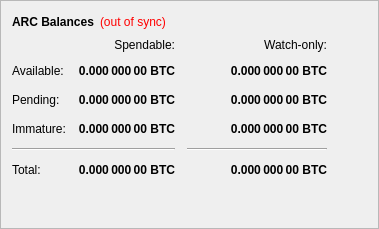
        <widget class="QFrame" name="frame">
         <property name="frameShape">
          <enum>QFrame::StyledPanel</enum>
         </property>
         <property name="frameShadow">
          <enum>QFrame::Raised</enum>
         </property>
         <layout class="QVBoxLayout" name="verticalLayout_4">
          <item>
           <layout class="QHBoxLayout" name="horizontalLayout_4">
            <item>
             <widget class="QLabel" name="label_5">
              <property name="font">
               <font>
                <weight>75</weight>
                <bold>true</bold>
               </font>
              </property>
              <property name="text">
               <string>ARC Balances</string>
              </property>
             </widget>
            </item>
            <item>
             <widget class="QLabel" name="labelWalletStatus">
              <property name="cursor">
               <cursorShape>WhatsThisCursor</cursorShape>
              </property>
              <property name="toolTip">
               <string>The displayed information may be out of date. Your wallet automatically synchronizes with the ArepaCoin network after a connection is established, but this process has not completed yet.</string>
              </property>
              <property name="styleSheet">
               <string notr="true">QLabel { color: red; }</string>
              </property>
              <property name="text">
               <string notr="true">(out of sync)</string>
              </property>
              <property name="alignment">
               <set>Qt::AlignLeading|Qt::AlignLeft|Qt::AlignVCenter</set>
              </property>
             </widget>
            </item>
            <item>
             <spacer name="horizontalSpacer_3">
              <property name="orientation">
               <enum>Qt::Horizontal</enum>
              </property>
              <property name="sizeHint" stdset="0">
               <size>
                <width>40</width>
                <height>20</height>
               </size>
              </property>
             </spacer>
            </item>
           </layout>
          </item>
          <item>
           <layout class="QGridLayout" name="gridLayout">
            <property name="spacing">
             <number>12</number>
            </property>
            <item row="2" column="2">
             <widget class="QLabel" name="labelWatchPending">
              <property name="font">
               <font>
                <weight>75</weight>
                <bold>true</bold>
               </font>
              </property>
              <property name="cursor">
               <cursorShape>IBeamCursor</cursorShape>
              </property>
              <property name="toolTip">
               <string>Unconfirmed transactions to watch-only addresses</string>
              </property>
              <property name="text">
               <string notr="true">0.000 000 00 BTC</string>
              </property>
              <property name="alignment">
               <set>Qt::AlignRight|Qt::AlignTrailing|Qt::AlignVCenter</set>
              </property>
              <property name="textInteractionFlags">
               <set>Qt::LinksAccessibleByMouse|Qt::TextSelectableByKeyboard|Qt::TextSelectableByMouse</set>
              </property>
             </widget>
            </item>
            <item row="2" column="1">
             <widget class="QLabel" name="labelUnconfirmed">
              <property name="font">
               <font>
                <weight>75</weight>
                <bold>true</bold>
               </font>
              </property>
              <property name="cursor">
               <cursorShape>IBeamCursor</cursorShape>
              </property>
              <property name="toolTip">
               <string>Total of transactions that have yet to be confirmed, and do not yet count toward the spendable balance</string>
              </property>
              <property name="text">
               <string notr="true">0.000 000 00 BTC</string>
              </property>
              <property name="alignment">
               <set>Qt::AlignRight|Qt::AlignTrailing|Qt::AlignVCenter</set>
              </property>
              <property name="textInteractionFlags">
               <set>Qt::LinksAccessibleByMouse|Qt::TextSelectableByKeyboard|Qt::TextSelectableByMouse</set>
              </property>
             </widget>
            </item>
            <item row="3" column="2">
             <widget class="QLabel" name="labelWatchImmature">
              <property name="font">
               <font>
                <weight>75</weight>
                <bold>true</bold>
               </font>
              </property>
              <property name="cursor">
               <cursorShape>IBeamCursor</cursorShape>
              </property>
              <property name="toolTip">
               <string>Staked or masternode rewards in watch-only addresses that has not yet matured</string>
              </property>
              <property name="text">
               <string notr="true">0.000 000 00 BTC</string>
              </property>
              <property name="alignment">
               <set>Qt::AlignRight|Qt::AlignTrailing|Qt::AlignVCenter</set>
              </property>
              <property name="textInteractionFlags">
               <set>Qt::LinksAccessibleByMouse|Qt::TextSelectableByKeyboard|Qt::TextSelectableByMouse</set>
              </property>
             </widget>
            </item>
            <item row="4" column="0" colspan="2">
             <widget class="Line" name="lineSpendableBalance">
              <property name="orientation">
               <enum>Qt::Horizontal</enum>
              </property>
             </widget>
            </item>
            <item row="4" column="2">
             <widget class="Line" name="lineWatchBalance">
              <property name="sizePolicy">
               <sizepolicy hsizetype="Preferred" vsizetype="Fixed">
                <horstretch>0</horstretch>
                <verstretch>0</verstretch>
               </sizepolicy>
              </property>
              <property name="minimumSize">
               <size>
                <width>140</width>
                <height>0</height>
               </size>
              </property>
              <property name="orientation">
               <enum>Qt::Horizontal</enum>
              </property>
             </widget>
            </item>
            <item row="5" column="0">
             <widget class="QLabel" name="labelTotalText">
              <property name="text">
               <string>Total:</string>
              </property>
             </widget>
            </item>
            <item row="3" column="1">
             <widget class="QLabel" name="labelImmature">
              <property name="font">
               <font>
                <weight>75</weight>
                <bold>true</bold>
               </font>
              </property>
              <property name="cursor">
               <cursorShape>IBeamCursor</cursorShape>
              </property>
              <property name="toolTip">
               <string>Staked or masternode rewards that has not yet matured</string>
              </property>
              <property name="text">
               <string notr="true">0.000 000 00 BTC</string>
              </property>
              <property name="alignment">
               <set>Qt::AlignRight|Qt::AlignTrailing|Qt::AlignVCenter</set>
              </property>
              <property name="textInteractionFlags">
               <set>Qt::LinksAccessibleByMouse|Qt::TextSelectableByKeyboard|Qt::TextSelectableByMouse</set>
              </property>
             </widget>
            </item>
            <item row="2" column="3">
             <spacer name="horizontalSpacer_2">
              <property name="orientation">
               <enum>Qt::Horizontal</enum>
              </property>
              <property name="sizeHint" stdset="0">
               <size>
                <width>40</width>
                <height>20</height>
               </size>
              </property>
             </spacer>
            </item>
            <item row="3" column="0">
             <widget class="QLabel" name="labelImmatureText">
              <property name="text">
               <string>Immature:</string>
              </property>
             </widget>
            </item>
            <item row="5" column="1">
             <widget class="QLabel" name="labelTotal">
              <property name="font">
               <font>
                <weight>75</weight>
                <bold>true</bold>
               </font>
              </property>
              <property name="cursor">
               <cursorShape>IBeamCursor</cursorShape>
              </property>
              <property name="toolTip">
               <string>Your current total balance</string>
              </property>
              <property name="text">
               <string notr="true">0.000 000 00 BTC</string>
              </property>
              <property name="alignment">
               <set>Qt::AlignRight|Qt::AlignTrailing|Qt::AlignVCenter</set>
              </property>
              <property name="textInteractionFlags">
               <set>Qt::LinksAccessibleByMouse|Qt::TextSelectableByKeyboard|Qt::TextSelectableByMouse</set>
              </property>
             </widget>
            </item>
            <item row="5" column="2">
             <widget class="QLabel" name="labelWatchTotal">
              <property name="font">
               <font>
                <weight>75</weight>
                <bold>true</bold>
               </font>
              </property>
              <property name="cursor">
               <cursorShape>IBeamCursor</cursorShape>
              </property>
              <property name="toolTip">
               <string>Current total balance in watch-only addresses</string>
              </property>
              <property name="text">
               <string notr="true">0.000 000 00 BTC</string>
              </property>
              <property name="alignment">
               <set>Qt::AlignRight|Qt::AlignTrailing|Qt::AlignVCenter</set>
              </property>
              <property name="textInteractionFlags">
               <set>Qt::LinksAccessibleByMouse|Qt::TextSelectableByKeyboard|Qt::TextSelectableByMouse</set>
              </property>
             </widget>
            </item>
            <item row="0" column="2">
             <widget class="QLabel" name="labelWatchonly">
              <property name="text">
               <string>Watch-only:</string>
              </property>
              <property name="alignment">
               <set>Qt::AlignRight|Qt::AlignTrailing|Qt::AlignVCenter</set>
              </property>
             </widget>
            </item>
            <item row="1" column="0">
             <widget class="QLabel" name="labelBalanceText">
              <property name="text">
               <string>Available:</string>
              </property>
             </widget>
            </item>
            <item row="1" column="1">
             <widget class="QLabel" name="labelBalance">
              <property name="font">
               <font>
                <weight>75</weight>
                <bold>true</bold>
               </font>
              </property>
              <property name="cursor">
               <cursorShape>IBeamCursor</cursorShape>
              </property>
              <property name="toolTip">
               <string>Your current spendable balance</string>
              </property>
              <property name="text">
               <string notr="true">0.000 000 00 BTC</string>
              </property>
              <property name="alignment">
               <set>Qt::AlignRight|Qt::AlignTrailing|Qt::AlignVCenter</set>
              </property>
              <property name="textInteractionFlags">
               <set>Qt::LinksAccessibleByMouse|Qt::TextSelectableByKeyboard|Qt::TextSelectableByMouse</set>
              </property>
             </widget>
            </item>
            <item row="1" column="2">
             <widget class="QLabel" name="labelWatchAvailable">
              <property name="font">
               <font>
                <weight>75</weight>
                <bold>true</bold>
               </font>
              </property>
              <property name="cursor">
               <cursorShape>IBeamCursor</cursorShape>
              </property>
              <property name="toolTip">
               <string>Your current balance in watch-only addresses</string>
              </property>
              <property name="text">
               <string notr="true">0.000 000 00 BTC</string>
              </property>
              <property name="alignment">
               <set>Qt::AlignRight|Qt::AlignTrailing|Qt::AlignVCenter</set>
              </property>
              <property name="textInteractionFlags">
               <set>Qt::LinksAccessibleByMouse|Qt::TextSelectableByKeyboard|Qt::TextSelectableByMouse</set>
              </property>
             </widget>
            </item>
            <item row="2" column="0">
             <widget class="QLabel" name="labelPendingText">
              <property name="text">
               <string>Pending:</string>
              </property>
             </widget>
            </item>
            <item row="0" column="1">
             <widget class="QLabel" name="labelSpendable">
              <property name="text">
               <string>Spendable:</string>
              </property>
              <property name="alignment">
               <set>Qt::AlignRight|Qt::AlignTrailing|Qt::AlignVCenter</set>
              </property>
             </widget>
            </item>
           </layout>
          </item>
          <item>
           <spacer name="verticalSpacer">
            <property name="orientation">
             <enum>Qt::Vertical</enum>
            </property>
            <property name="sizeHint" stdset="0">
             <size>
              <width>20</width>
              <height>40</height>
             </size>
            </property>
           </spacer>
          </item>
         </layout>
        </widget>
